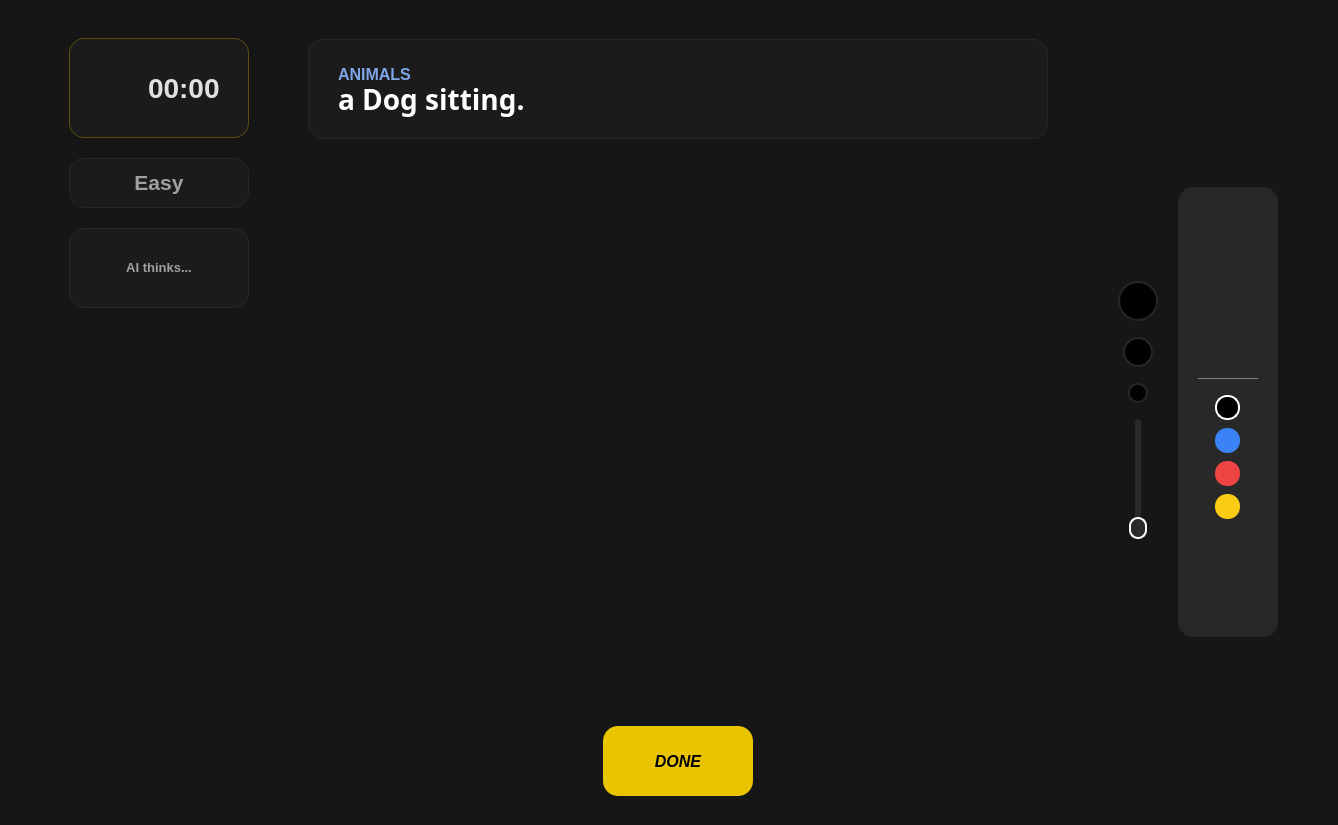
<?xml version="1.0" encoding="UTF-8"?>
<ui version="4.0">
 <class>playScene</class>
 <widget class="QWidget" name="playScene">
  <property name="geometry">
   <rect>
    <x>0</x>
    <y>0</y>
    <width>1338</width>
    <height>825</height>
   </rect>
  </property>
  <property name="windowTitle">
   <string>Speed Sketch</string>
  </property>
  <property name="windowIcon">
   <iconset theme="applications-games">
    <normaloff>../../../.designer/backup</normaloff>../../../.designer/backup</iconset>
  </property>
  <property name="styleSheet">
   <string notr="true">background-color:#161616; color:white;</string>
  </property>
  <layout class="QHBoxLayout" name="horizontalLayout_6" stretch="0">
   <property name="leftMargin">
    <number>40</number>
   </property>
   <property name="topMargin">
    <number>20</number>
   </property>
   <property name="rightMargin">
    <number>40</number>
   </property>
   <property name="bottomMargin">
    <number>20</number>
   </property>
   <item>
    <widget class="QFrame" name="frame">
     <property name="sizePolicy">
      <sizepolicy hsizetype="Expanding" vsizetype="Preferred">
       <horstretch>0</horstretch>
       <verstretch>0</verstretch>
      </sizepolicy>
     </property>
     <property name="minimumSize">
      <size>
       <width>1000</width>
       <height>0</height>
      </size>
     </property>
     <property name="maximumSize">
      <size>
       <width>16777215</width>
       <height>16777215</height>
      </size>
     </property>
     <property name="styleSheet">
      <string notr="true">background:none; border:none;</string>
     </property>
     <property name="frameShape">
      <enum>QFrame::StyledPanel</enum>
     </property>
     <property name="frameShadow">
      <enum>QFrame::Raised</enum>
     </property>
     <layout class="QHBoxLayout" name="horizontalLayout_4" stretch="1,6,1">
      <property name="spacing">
       <number>50</number>
      </property>
      <property name="leftMargin">
       <number>20</number>
      </property>
      <property name="rightMargin">
       <number>20</number>
      </property>
      <item alignment="Qt::AlignTop">
       <widget class="QFrame" name="verticalFrame_2">
        <layout class="QVBoxLayout" name="verticalLayout_5" stretch="0,0,0">
         <property name="spacing">
          <number>20</number>
         </property>
         <item>
          <widget class="QWidget" name="widget_7" native="true">
           <property name="minimumSize">
            <size>
             <width>180</width>
             <height>100</height>
            </size>
           </property>
           <property name="maximumSize">
            <size>
             <width>16777215</width>
             <height>100</height>
            </size>
           </property>
           <property name="styleSheet">
            <string notr="true">    background-color: #1c1b1b;
    border-radius: 15px;
border:1px solid #5A4E13;</string>
           </property>
           <layout class="QHBoxLayout" name="horizontalLayout_7">
            <item alignment="Qt::AlignHCenter">
             <widget class="QLabel" name="label_2">
              <property name="sizePolicy">
               <sizepolicy hsizetype="Fixed" vsizetype="Fixed">
                <horstretch>0</horstretch>
                <verstretch>0</verstretch>
               </sizepolicy>
              </property>
              <property name="minimumSize">
               <size>
                <width>48</width>
                <height>48</height>
               </size>
              </property>
              <property name="maximumSize">
               <size>
                <width>48</width>
                <height>48</height>
               </size>
              </property>
              <property name="styleSheet">
               <string notr="true">background:none;border:none;
margin-left:5px;</string>
              </property>
              <property name="text">
               <string/>
              </property>
              <property name="pixmap">
               <pixmap resource="../assets/icons.qrc">:/drawing/timer.svg</pixmap>
              </property>
             </widget>
            </item>
            <item alignment="Qt::AlignVCenter">
             <widget class="QLabel" name="label_timer">
              <property name="sizePolicy">
               <sizepolicy hsizetype="Maximum" vsizetype="Expanding">
                <horstretch>0</horstretch>
                <verstretch>0</verstretch>
               </sizepolicy>
              </property>
              <property name="minimumSize">
               <size>
                <width>150</width>
                <height>0</height>
               </size>
              </property>
              <property name="styleSheet">
               <string notr="true">color: #E0E0E0;         
  font-family: 'JetBrains Mono', monospace;
  font-size: 28px;         
  font-weight: 800;       
border:none;
background:transparent;
margin-left:8px;
</string>
              </property>
              <property name="text">
               <string>00:00</string>
              </property>
             </widget>
            </item>
           </layout>
          </widget>
         </item>
         <item>
          <widget class="QWidget" name="widget_8" native="true">
           <property name="sizePolicy">
            <sizepolicy hsizetype="Preferred" vsizetype="Preferred">
             <horstretch>0</horstretch>
             <verstretch>0</verstretch>
            </sizepolicy>
           </property>
           <property name="minimumSize">
            <size>
             <width>120</width>
             <height>50</height>
            </size>
           </property>
           <property name="maximumSize">
            <size>
             <width>16777215</width>
             <height>50</height>
            </size>
           </property>
           <property name="styleSheet">
            <string notr="true">    background-color: #1c1b1b;
    border-radius: 15px;
border:1px solid #262627;</string>
           </property>
           <layout class="QHBoxLayout" name="horizontalLayout_8">
            <item alignment="Qt::AlignHCenter|Qt::AlignVCenter">
             <widget class="QLabel" name="label_difficulty">
              <property name="minimumSize">
               <size>
                <width>130</width>
                <height>0</height>
               </size>
              </property>
              <property name="maximumSize">
               <size>
                <width>100</width>
                <height>50</height>
               </size>
              </property>
              <property name="styleSheet">
               <string notr="true">
border:none;
font-weight:500;
background:transparent;
color:#a0a0a0;
font-family:'sans-serif'; font-size:16pt; </string>
              </property>
              <property name="text">
               <string>&lt;html&gt;&lt;head/&gt;&lt;body&gt;&lt;p&gt;&lt;span style=&quot; font-family:'sans-serif'; font-size:16pt; color:#a0a0a0;&quot;&gt;Easy&lt;/span&gt;&lt;/p&gt;</string>
              </property>
              <property name="alignment">
               <set>Qt::AlignCenter</set>
              </property>
             </widget>
            </item>
           </layout>
          </widget>
         </item>
         <item>
          <widget class="QWidget" name="widget_9" native="true">
           <property name="sizePolicy">
            <sizepolicy hsizetype="Preferred" vsizetype="Preferred">
             <horstretch>0</horstretch>
             <verstretch>0</verstretch>
            </sizepolicy>
           </property>
           <property name="minimumSize">
            <size>
             <width>120</width>
             <height>80</height>
            </size>
           </property>
           <property name="maximumSize">
            <size>
             <width>16777215</width>
             <height>80</height>
            </size>
           </property>
           <property name="styleSheet">
            <string notr="true">    background-color: #1c1b1b;
    border-radius: 15px;
border:1px solid #262627;</string>
           </property>
           <layout class="QVBoxLayout" name="verticalLayout_8">
            <item alignment="Qt::AlignHCenter|Qt::AlignVCenter">
             <widget class="QLabel" name="label_ai_feedback">
              <property name="styleSheet">
               <string notr="true">color:#a0a0a0; font-family: &quot;Segoe UI&quot;;
border:none;
font-weight:500;
font-size:10pt;
background:transparent;</string>
              </property>
              <property name="text">
               <string>AI thinks...</string>
              </property>
              <property name="alignment">
               <set>Qt::AlignCenter</set>
              </property>
              <property name="wordWrap">
               <bool>true</bool>
              </property>
             </widget>
            </item>
           </layout>
          </widget>
         </item>
        </layout>
       </widget>
      </item>
      <item>
       <layout class="QVBoxLayout" name="verticalLayout" stretch="1,5">
        <property name="leftMargin">
         <number>0</number>
        </property>
        <property name="rightMargin">
         <number>0</number>
        </property>
        <item>
         <layout class="QHBoxLayout" name="horizontalLayout">
          <property name="topMargin">
           <number>10</number>
          </property>
          <item alignment="Qt::AlignTop">
           <widget class="QWidget" name="widget" native="true">
            <property name="sizePolicy">
             <sizepolicy hsizetype="Expanding" vsizetype="Preferred">
              <horstretch>0</horstretch>
              <verstretch>0</verstretch>
             </sizepolicy>
            </property>
            <property name="minimumSize">
             <size>
              <width>300</width>
              <height>100</height>
             </size>
            </property>
            <property name="maximumSize">
             <size>
              <width>16777215</width>
              <height>80</height>
             </size>
            </property>
            <property name="styleSheet">
             <string notr="true">    background-color: #1c1b1b;
    border-radius: 15px;
border:1px solid #262627;</string>
            </property>
            <widget class="QLabel" name="label_category">
             <property name="geometry">
              <rect>
               <x>30</x>
               <y>20</y>
               <width>111</width>
               <height>31</height>
              </rect>
             </property>
             <property name="styleSheet">
              <string notr="true">color:#7da5e7; 
font-family: &quot;Arial&quot;, &quot;Helvetica&quot;, sans-serif;
border:none;
font-weight:600;
font-size:12pt
</string>
             </property>
             <property name="text">
              <string>ANIMALS</string>
             </property>
            </widget>
            <widget class="QLabel" name="label_phrase">
             <property name="geometry">
              <rect>
               <x>30</x>
               <y>40</y>
               <width>500</width>
               <height>40</height>
              </rect>
             </property>
             <property name="minimumSize">
              <size>
               <width>500</width>
               <height>0</height>
              </size>
             </property>
             <property name="maximumSize">
              <size>
               <width>300</width>
               <height>16777215</height>
              </size>
             </property>
             <property name="font">
              <font>
               <family>sans-serif</family>
               <pointsize>21</pointsize>
               <bold>true</bold>
              </font>
             </property>
             <property name="styleSheet">
              <string notr="true">
 font-family:'sans-serif'; font-size:21pt; font-weight:600; color:#ffffff;
border:none;
background:transparent;


</string>
             </property>
             <property name="text">
              <string>a Dog sitting.</string>
             </property>
             <property name="textFormat">
              <enum>Qt::AutoText</enum>
             </property>
             <property name="wordWrap">
              <bool>true</bool>
             </property>
            </widget>
           </widget>
          </item>
         </layout>
        </item>
        <item>
         <layout class="QVBoxLayout" name="vlayout">
          <item>
           <widget class="QWidget" name="widget_11" native="true">
            <layout class="QVBoxLayout" name="verticalLayout_7">
             <item>
              <layout class="QVBoxLayout" name="drawing_space"/>
             </item>
            </layout>
           </widget>
          </item>
          <item alignment="Qt::AlignHCenter|Qt::AlignBottom">
           <widget class="QPushButton" name="button_done">
            <property name="minimumSize">
             <size>
              <width>150</width>
              <height>70</height>
             </size>
            </property>
            <property name="maximumSize">
             <size>
              <width>150</width>
              <height>16777215</height>
             </size>
            </property>
            <property name="styleSheet">
             <string notr="true">QPushButton{background-color:#E9C400;
 font-weight: bold;
 border-radius:15px;
    color: black;
    font-family: &quot;Arial&quot;, &quot;Helvetica&quot;, sans-serif;

    font-weight: bold;
    font-style: italic;
    letter-spacing: -0.025em;
font-size:16px
}

QPushButton:hover
{
background-color:#FFD901;
}
</string>
            </property>
            <property name="text">
             <string>DONE</string>
            </property>
           </widget>
          </item>
         </layout>
        </item>
       </layout>
      </item>
      <item>
       <widget class="QFrame" name="frame_2">
        <property name="frameShape">
         <enum>QFrame::StyledPanel</enum>
        </property>
        <property name="frameShadow">
         <enum>QFrame::Raised</enum>
        </property>
        <layout class="QHBoxLayout" name="horizontalLayout_5">
         <property name="spacing">
          <number>0</number>
         </property>
         <property name="leftMargin">
          <number>0</number>
         </property>
         <property name="topMargin">
          <number>0</number>
         </property>
         <property name="rightMargin">
          <number>0</number>
         </property>
         <property name="bottomMargin">
          <number>0</number>
         </property>
         <item>
          <widget class="QWidget" name="widget_3" native="true">
           <property name="minimumSize">
            <size>
             <width>80</width>
             <height>0</height>
            </size>
           </property>
           <property name="maximumSize">
            <size>
             <width>16777215</width>
             <height>300</height>
            </size>
           </property>
           <layout class="QVBoxLayout" name="verticalLayout_2">
            <item alignment="Qt::AlignHCenter">
             <widget class="QWidget" name="widget_4" native="true">
              <property name="minimumSize">
               <size>
                <width>40</width>
                <height>40</height>
               </size>
              </property>
              <property name="maximumSize">
               <size>
                <width>40</width>
                <height>40</height>
               </size>
              </property>
              <property name="styleSheet">
               <string notr="true">background-color:black; 
border: 2px solid #262627;
    border-radius: 20px;</string>
              </property>
             </widget>
            </item>
            <item alignment="Qt::AlignHCenter">
             <widget class="QWidget" name="widget_5" native="true">
              <property name="minimumSize">
               <size>
                <width>30</width>
                <height>30</height>
               </size>
              </property>
              <property name="maximumSize">
               <size>
                <width>30</width>
                <height>30</height>
               </size>
              </property>
              <property name="styleSheet">
               <string notr="true">background-color:black; 
border: 2px solid #262627;
    border-radius: 15px;</string>
              </property>
             </widget>
            </item>
            <item alignment="Qt::AlignHCenter">
             <widget class="QWidget" name="widget_6" native="true">
              <property name="minimumSize">
               <size>
                <width>20</width>
                <height>20</height>
               </size>
              </property>
              <property name="maximumSize">
               <size>
                <width>20</width>
                <height>20</height>
               </size>
              </property>
              <property name="styleSheet">
               <string notr="true">background-color:black; 
border: 2px solid #262627;
    border-radius:10px;</string>
              </property>
             </widget>
            </item>
            <item alignment="Qt::AlignHCenter">
             <widget class="QSlider" name="verticalSlider">
              <property name="minimumSize">
               <size>
                <width>50</width>
                <height>0</height>
               </size>
              </property>
              <property name="maximumSize">
               <size>
                <width>16777215</width>
                <height>120</height>
               </size>
              </property>
              <property name="styleSheet">
               <string notr="true">QSlider::groove:vertical {
    width: 6px;
    background: #2a2a2a;
    border-radius: 3px;
}

QSlider::handle:vertical {
    background: #2a2a2a;
    border: 2px solid white;
    width: 18px;
    height: 18px;
    margin: 0 -6px;
    border-radius: 9px;
}

QSlider::add-page:vertical {
    background: #0069EC;
    border-radius: 3px;
}</string>
              </property>
              <property name="orientation">
               <enum>Qt::Vertical</enum>
              </property>
             </widget>
            </item>
           </layout>
          </widget>
         </item>
         <item>
          <widget class="QWidget" name="widget_2" native="true">
           <property name="minimumSize">
            <size>
             <width>100</width>
             <height>350</height>
            </size>
           </property>
           <property name="maximumSize">
            <size>
             <width>100</width>
             <height>450</height>
            </size>
           </property>
           <property name="styleSheet">
            <string notr="true">    background-color: #282828;
    border-radius: 15px;
border:1px solid #262627;</string>
           </property>
           <layout class="QVBoxLayout" name="verticalLayout_6">
            <item alignment="Qt::AlignHCenter">
             <widget class="QPushButton" name="button_pen">
              <property name="sizePolicy">
               <sizepolicy hsizetype="Fixed" vsizetype="Fixed">
                <horstretch>0</horstretch>
                <verstretch>0</verstretch>
               </sizepolicy>
              </property>
              <property name="minimumSize">
               <size>
                <width>50</width>
                <height>50</height>
               </size>
              </property>
              <property name="maximumSize">
               <size>
                <width>50</width>
                <height>50</height>
               </size>
              </property>
              <property name="cursor">
               <cursorShape>PointingHandCursor</cursorShape>
              </property>
              <property name="styleSheet">
               <string notr="true">background:transparent;
border:none;</string>
              </property>
              <property name="text">
               <string/>
              </property>
              <property name="icon">
               <iconset resource="../assets/icons.qrc">
                <normaloff>:/drawing/pen.svg</normaloff>
                <normalon>:/drawing/pen_selected.svg</normalon>:/drawing/pen.svg</iconset>
              </property>
              <property name="iconSize">
               <size>
                <width>40</width>
                <height>40</height>
               </size>
              </property>
             </widget>
            </item>
            <item alignment="Qt::AlignHCenter">
             <widget class="QPushButton" name="button_erase">
              <property name="sizePolicy">
               <sizepolicy hsizetype="Fixed" vsizetype="Fixed">
                <horstretch>0</horstretch>
                <verstretch>0</verstretch>
               </sizepolicy>
              </property>
              <property name="minimumSize">
               <size>
                <width>50</width>
                <height>50</height>
               </size>
              </property>
              <property name="maximumSize">
               <size>
                <width>50</width>
                <height>50</height>
               </size>
              </property>
              <property name="cursor">
               <cursorShape>PointingHandCursor</cursorShape>
              </property>
              <property name="styleSheet">
               <string notr="true">background:transparent;
border:none;</string>
              </property>
              <property name="text">
               <string/>
              </property>
              <property name="icon">
               <iconset resource="../assets/icons.qrc">
                <normaloff>:/drawing/eraser.svg</normaloff>:/drawing/eraser.svg</iconset>
              </property>
              <property name="iconSize">
               <size>
                <width>40</width>
                <height>40</height>
               </size>
              </property>
             </widget>
            </item>
            <item alignment="Qt::AlignHCenter">
             <widget class="QPushButton" name="button_fill">
              <property name="minimumSize">
               <size>
                <width>50</width>
                <height>50</height>
               </size>
              </property>
              <property name="maximumSize">
               <size>
                <width>50</width>
                <height>50</height>
               </size>
              </property>
              <property name="cursor">
               <cursorShape>PointingHandCursor</cursorShape>
              </property>
              <property name="styleSheet">
               <string notr="true">background:transparent;
border:none;</string>
              </property>
              <property name="text">
               <string/>
              </property>
              <property name="icon">
               <iconset resource="../assets/icons.qrc">
                <normaloff>:/drawing/fill.svg</normaloff>:/drawing/fill.svg</iconset>
              </property>
              <property name="iconSize">
               <size>
                <width>40</width>
                <height>40</height>
               </size>
              </property>
             </widget>
            </item>
            <item alignment="Qt::AlignHCenter">
             <widget class="QWidget" name="widget_12" native="true">
              <property name="minimumSize">
               <size>
                <width>60</width>
                <height>200</height>
               </size>
              </property>
              <property name="maximumSize">
               <size>
                <width>60</width>
                <height>200</height>
               </size>
              </property>
              <property name="styleSheet">
               <string notr="true">border:none; 
border-top:1px solid gray;
border-radius:0;
background:transparent;
margin-top:10px;</string>
              </property>
              <layout class="QVBoxLayout" name="verticalLayout_3">
               <property name="topMargin">
                <number>25</number>
               </property>
               <property name="bottomMargin">
                <number>9</number>
               </property>
               <item alignment="Qt::AlignHCenter">
                <widget class="QPushButton" name="button_color_selected">
                 <property name="minimumSize">
                  <size>
                   <width>25</width>
                   <height>25</height>
                  </size>
                 </property>
                 <property name="maximumSize">
                  <size>
                   <width>25</width>
                   <height>25</height>
                  </size>
                 </property>
                 <property name="styleSheet">
                  <string notr="true">background-color:black; 
border: 2px solid white;
    border-radius: 12px;
margin:0px;</string>
                 </property>
                 <property name="text">
                  <string/>
                 </property>
                </widget>
               </item>
               <item alignment="Qt::AlignHCenter">
                <widget class="QPushButton" name="button_saved_color1">
                 <property name="minimumSize">
                  <size>
                   <width>25</width>
                   <height>25</height>
                  </size>
                 </property>
                 <property name="maximumSize">
                  <size>
                   <width>25</width>
                   <height>25</height>
                  </size>
                 </property>
                 <property name="styleSheet">
                  <string notr="true">background-color:#3B82F6; 
    border-radius: 12px;
margin:0px;
border:none;</string>
                 </property>
                 <property name="text">
                  <string/>
                 </property>
                </widget>
               </item>
               <item alignment="Qt::AlignHCenter">
                <widget class="QPushButton" name="button_saved_color2">
                 <property name="minimumSize">
                  <size>
                   <width>25</width>
                   <height>25</height>
                  </size>
                 </property>
                 <property name="maximumSize">
                  <size>
                   <width>25</width>
                   <height>25</height>
                  </size>
                 </property>
                 <property name="styleSheet">
                  <string notr="true">background-color:#EF4444; 
    border-radius: 12px;
margin:0px;
border:none;</string>
                 </property>
                 <property name="text">
                  <string/>
                 </property>
                </widget>
               </item>
               <item alignment="Qt::AlignHCenter">
                <widget class="QPushButton" name="button_saved_color4">
                 <property name="minimumSize">
                  <size>
                   <width>25</width>
                   <height>25</height>
                  </size>
                 </property>
                 <property name="maximumSize">
                  <size>
                   <width>25</width>
                   <height>25</height>
                  </size>
                 </property>
                 <property name="styleSheet">
                  <string notr="true">background-color:#FACC15; 
    border-radius: 12px;
border:none;

margin:0px;</string>
                 </property>
                 <property name="text">
                  <string/>
                 </property>
                </widget>
               </item>
               <item alignment="Qt::AlignHCenter">
                <widget class="QPushButton" name="button_color_picker">
                 <property name="minimumSize">
                  <size>
                   <width>30</width>
                   <height>30</height>
                  </size>
                 </property>
                 <property name="maximumSize">
                  <size>
                   <width>30</width>
                   <height>30</height>
                  </size>
                 </property>
                 <property name="styleSheet">
                  <string notr="true">border:none; background:transparent;</string>
                 </property>
                 <property name="text">
                  <string/>
                 </property>
                 <property name="icon">
                  <iconset resource="../assets/icons.qrc">
                   <normaloff>:/drawing/color_palette.svg</normaloff>:/drawing/color_palette.svg</iconset>
                 </property>
                 <property name="iconSize">
                  <size>
                   <width>30</width>
                   <height>30</height>
                  </size>
                 </property>
                </widget>
               </item>
              </layout>
             </widget>
            </item>
            <item alignment="Qt::AlignHCenter">
             <widget class="QPushButton" name="button_undo">
              <property name="sizePolicy">
               <sizepolicy hsizetype="Fixed" vsizetype="Fixed">
                <horstretch>0</horstretch>
                <verstretch>0</verstretch>
               </sizepolicy>
              </property>
              <property name="minimumSize">
               <size>
                <width>50</width>
                <height>50</height>
               </size>
              </property>
              <property name="maximumSize">
               <size>
                <width>50</width>
                <height>50</height>
               </size>
              </property>
              <property name="cursor">
               <cursorShape>PointingHandCursor</cursorShape>
              </property>
              <property name="styleSheet">
               <string notr="true">background:none;
border:none;</string>
              </property>
              <property name="text">
               <string/>
              </property>
              <property name="icon">
               <iconset resource="../assets/icons.qrc">
                <normaloff>:/drawing/undo.svg</normaloff>:/drawing/undo.svg</iconset>
              </property>
              <property name="iconSize">
               <size>
                <width>30</width>
                <height>30</height>
               </size>
              </property>
             </widget>
            </item>
           </layout>
          </widget>
         </item>
        </layout>
       </widget>
      </item>
     </layout>
    </widget>
   </item>
  </layout>
 </widget>
 <resources>
  <include location="../assets/icons.qrc"/>
  <include location="../assets/background.qrc"/>
 </resources>
 <connections/>
</ui>
